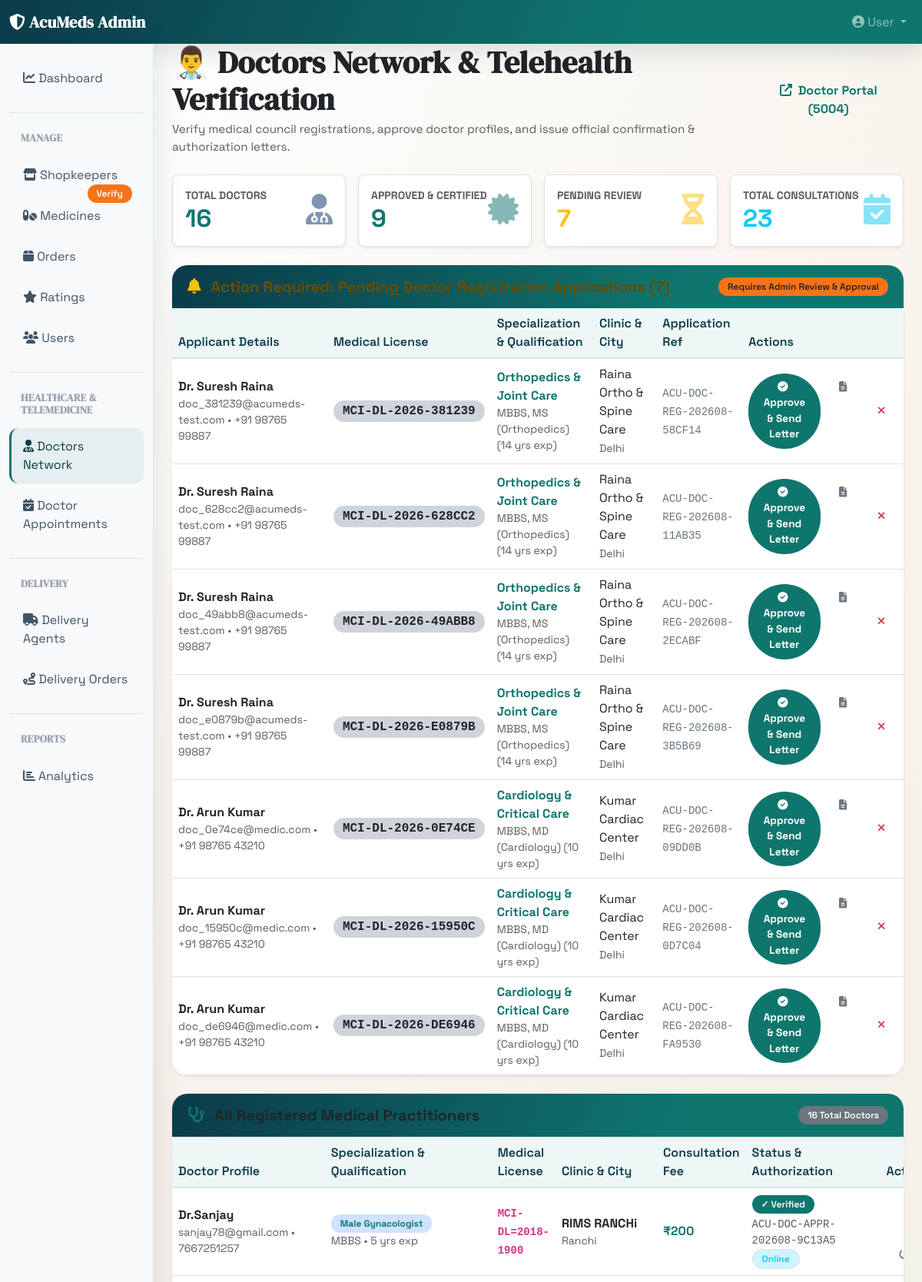
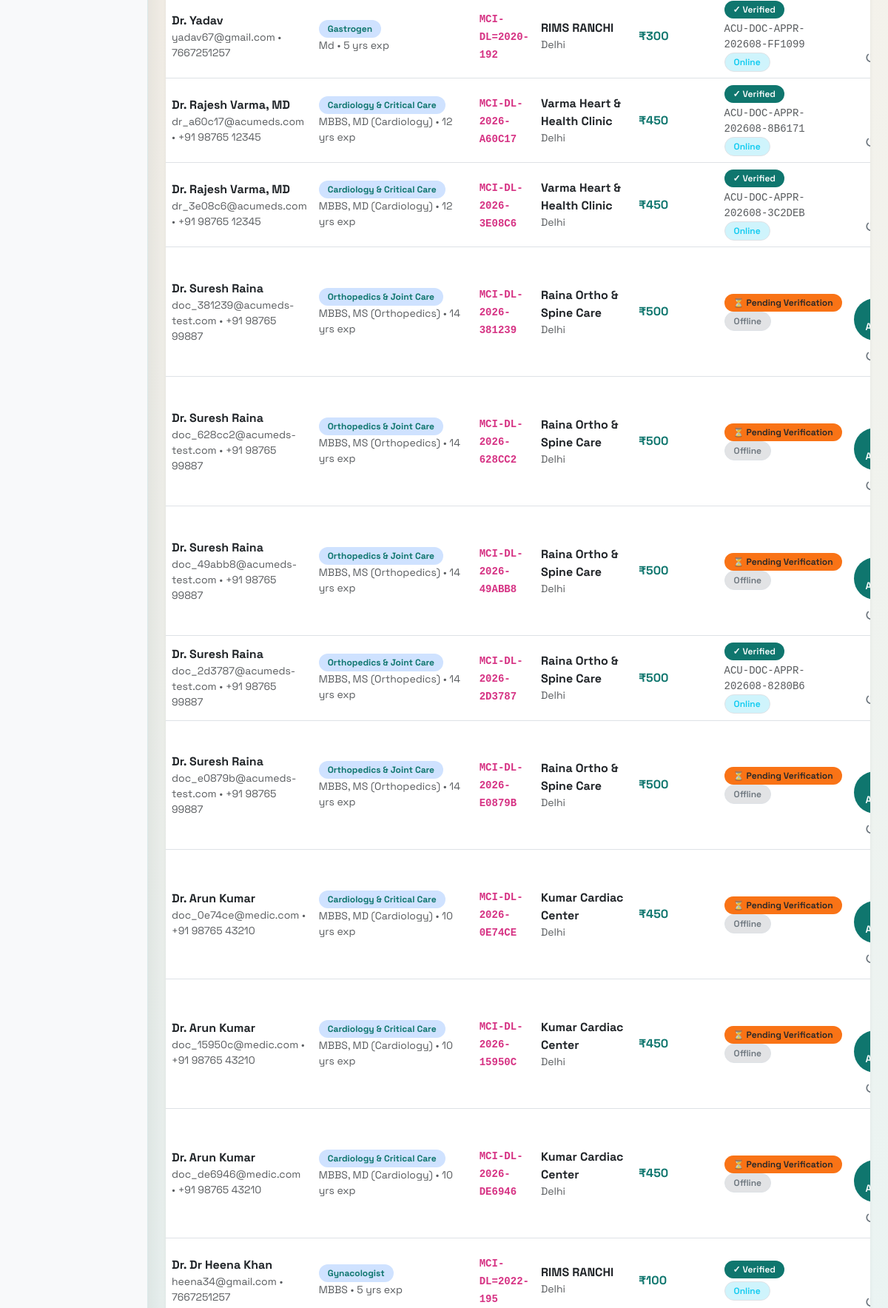
The page /doctors (signed in, upper part) on the database its author committed (2 pictures, top to bottom).
### app/models.py (models this page shows, shortened)
class Doctor(db.Model):
    __tablename__ = 'doctors'
    id = db.Column(db.Integer, primary_key=True)
    user_id = db.Column(db.Integer, db.ForeignKey('users.id'), nullable=False, unique=True)
    specialization = db.Column(db.String(120), nullable=False)
    qualification = db.Column(db.String(120), nullable=False)
    experience_years = db.Column(db.Integer, default=1)
    license_number = db.Column(db.String(80), nullable=False)
    clinic_name = db.Column(db.String(150))
    clinic_address = db.Column(db.Text)
    city = db.Column(db.String(80))
    consultation_fee = db.Column(db.Float, default=300.0)
    bio = db.Column(db.Text)
    rating = db.Column(db.Float, default=4.9)
    total_reviews = db.Column(db.Integer, default=0)
    is_verified = db.Column(db.Boolean, default=False)
    is_available = db.Column(db.Boolean, default=False)
    available_days = db.Column(db.String(100), default='Mon,Tue,Wed,Thu,Fri,Sat')
    available_time_start = db.Column(db.String(20), default='09:00 AM')
    available_time_end = db.Column(db.String(20), default='08:00 PM')
    avatar = db.Column(db.String(255), default='images/doctor-default.png')
    created_at = db.Column(db.DateTime, default=datetime.utcnow)
    verified_at = db.Column(db.DateTime, nullable=True)
    verification_notes = db.Column(db.Text, nullable=True)
    registration_ref = db.Column(db.String(100), nullable=True)
    approval_letter_ref = db.Column(db.String(100), nullable=True)
    rejection_reason = db.Column(db.Text, nullable=True)
    appointments = db.relationship('DoctorAppointment', backref='doctor', lazy=True, foreign_keys='DoctorAppointment.doctor_id', cascade='all, delete-orphan')
    prescriptions = db.relationship('DoctorPrescription', backref='doctor', lazy=True, foreign_keys='DoctorPrescription.doctor_id', cascade='all, delete-orphan')

class User(UserMixin, db.Model):
    __tablename__ = 'users'
    id = db.Column(db.Integer, primary_key=True)
    username = db.Column(db.String(80), unique=True, nullable=False)
    email = db.Column(db.String(120), unique=True, nullable=False)
    password_hash = db.Column(db.String(255), nullable=False)
    full_name = db.Column(db.String(120))
    phone = db.Column(db.String(20))
    address = db.Column(db.Text)
    city = db.Column(db.String(80))  # Location/city of user
    age = db.Column(db.Integer)
    gender = db.Column(db.String(20))
    role = db.Column(db.String(20), default='customer')
    created_at = db.Column(db.DateTime, default=datetime.utcnow)
    is_admin = db.Column(db.Boolean, default=False)
    is_active = db.Column(db.Boolean, default=True)
    orders = db.relationship('Order', backref='user', lazy=True, cascade='all, delete-orphan')
    cart_items = db.relationship('CartItem', backref='user', lazy=True, cascade='all, delete-orphan')
    prescriptions = db.relationship('Prescription', backref='user', lazy=True, cascade='all, delete-orphan')
    recommendations = db.relationship('Recommendation', backref='user', lazy=True, cascade='all, delete-orphan')
    shopkeeper = db.relationship('Shopkeeper', backref='user', uselist=False, cascade='all, delete-orphan')
    delivery_agent = db.relationship('DeliveryAgent', backref='user', uselist=False, cascade='all, delete-orphan')
    doctor = db.relationship('Doctor', backref='user', uselist=False, cascade='all, delete-orphan')
    patient_appointments = db.relationship('DoctorAppointment', backref='patient', lazy=True, foreign_keys='DoctorAppointment.patient_id', cascade='all, delete-orphan')
    patient_prescriptions = db.relationship('DoctorPrescription', backref='patient', lazy=True, foreign_keys='DoctorPrescription.patient_id', cascade='all, delete-orphan')
    notifications = db.relationship('Notification', backref='user', lazy=True, cascade='all, delete-orphan')
    ratings = db.relationship('MedicineRating', backref='user', lazy=True, cascade='all, delete-orphan')

### app/routes.py (the view)
@dashboard_bp.route('/doctors')
@admin_required
def manage_doctors():
    doctors = Doctor.query.order_by(Doctor.created_at.desc()).all()
    pending = [d for d in doctors if not d.is_verified]
    approved = [d for d in doctors if d.is_verified]
    total_appointments = DoctorAppointment.query.count()
    return render_template(
        'dashboard/doctors.html',
        doctors=doctors,
        pending_doctors=pending,
        approved_doctors=approved,
        total_appointments=total_appointments
    )

### templates/dashboard/doctors.html (shortened to what this page needs)
{% extends "base.html" %}
{% block content %}
<div class="page-header d-flex justify-content-between align-items-center mb-4">
  <div>
    <h1 class="fw-bold text-dark mb-1">👨‍⚕️ Doctors Network & Telehealth Verification</h1>
    <p class="text-muted mb-0">Verify medical council registrations, approve doctor profiles, and issue official confirmation & authorization letters.</p>
  </div>
  <div class="d-flex gap-2">
    <a href="http://localhost:5004" target="_blank" class="btn btn-outline-primary fw-bold">
      <i class="fas fa-external-link-alt me-1"></i> Doctor Portal (5004)
    </a>
  </div>
</div>
<div class="row g-3 mb-4">
  <div class="col-md-3">
    <div class="stat-card primary shadow-sm p-3 rounded-3 bg-white border">
      <div class="d-flex justify-content-between align-items-center">
        <div>
          <div class="text-muted small text-uppercase fw-bold">Total Doctors</div>
          <div class="h2 fw-bold text-primary mb-0">{{ doctors|length }}</div>
        </div>
        <div class="stat-icon fs-1 text-primary-emphasis opacity-50"><i class="fas fa-user-md"></i></div>
      </div>
    </div>
  </div>
  <div class="col-md-3">
    <div class="stat-card success shadow-sm p-3 rounded-3 bg-white border">
      <div class="d-flex justify-content-between align-items-center">
        <div>
          <div class="text-muted small text-uppercase fw-bold">Approved & Certified</div>
          <div class="h2 fw-bold text-success mb-0">{{ approved_doctors|length }}</div>
        </div>
        <div class="stat-icon fs-1 text-success opacity-50"><i class="fas fa-certificate"></i></div>
      </div>
    </div>
  </div>
  <div class="col-md-3">
    <div class="stat-card warning shadow-sm p-3 rounded-3 bg-white border">
      <div class="d-flex justify-content-between align-items-center">
        <div>
          <div class="text-muted small text-uppercase fw-bold">Pending Review</div>
          <div class="h2 fw-bold text-warning mb-0">{{ pending_doctors|length }}</div>
        </div>
        <div class="stat-icon fs-1 text-warning opacity-50"><i class="fas fa-hourglass-half"></i></div>
      </div>
    </div>
  </div>
  <div class="col-md-3">
    <div class="stat-card info shadow-sm p-3 rounded-3 bg-white border">
      <div class="d-flex justify-content-between align-items-center">
        <div>
          <div class="text-muted small text-uppercase fw-bold">Total Consultations</div>
          <div class="h2 fw-bold text-info mb-0">{{ total_appointments }}</div>
        </div>
        <div class="stat-icon fs-1 text-info opacity-50"><i class="fas fa-calendar-check"></i></div>
      </div>
    </div>
  </div>
</div>
{% if pending_doctors %}
<div class="card border-warning shadow-sm mb-4">
  <div class="card-header bg-warning-subtle text-warning-emphasis d-flex justify-content-between align-items-center py-3">
    <h5 class="mb-0 fw-bold">
      <i class="fas fa-bell me-2 text-warning"></i> Action Required: Pending Doctor Registration Applications ({{ pending_doctors|length }})
    </h5>
    <span class="badge bg-warning text-dark">Requires Admin Review & Approval</span>
  </div>
  <div class="card-body p-0">
    <div class="table-responsive">
      <table class="table table-hover align-middle mb-0">
        <thead class="table-light">
          <tr>
            <th>Applicant Details</th>
            <th>Medical License</th>
            <th>Specialization & Qualification</th>
            <th>Clinic & City</th>
            <th>Application Ref</th>
            <th>Actions</th>
          </tr>
        </thead>
        <tbody>
          {% for doc in pending_doctors %}
          <tr>
            <td>
              <div class="fw-bold">{{ doc.user.full_name or doc.user.username }}</div>
              <div class="text-muted small">{{ doc.user.email }} • {{ doc.user.phone or 'No phone' }}</div>
            </td>
            <td>
              <span class="badge bg-dark-subtle text-dark font-monospace fs-6">{{ doc.license_number }}</span>
            </td>
            <td>
              <strong class="text-primary">{{ doc.specialization }}</strong>
              <div class="text-muted small">{{ doc.qualification }} ({{ doc.experience_years }} yrs exp)</div>
            </td>
            <td>
              <div>{{ doc.clinic_name or 'Clinic' }}</div>
              <small class="text-muted">{{ doc.city or 'Delhi' }}</small>
            </td>
            <td>
              <code class="text-secondary small">{{ doc.registration_ref or ('ACU-DOC-REG-' ~ doc.id) }}</code>
            </td>
            <td>
              <div class="d-flex gap-2">
                <button type="button" class="btn btn-sm btn-success fw-bold" data-bs-toggle="modal" data-bs-target="#approveModal{{ doc.id }}">
                  <i class="fas fa-check-circle me-1"></i> Approve & Send Letter
                </button>
                <a href="{{ url_for('dashboard.doctor_letter', doctor_id=doc.id) }}" target="_blank" class="btn btn-sm btn-outline-secondary" title="View Application Letter">
                  <i class="fas fa-file-alt"></i>
                </a>
                <button type="button" class="btn btn-sm btn-outline-danger" data-bs-toggle="modal" data-bs-target="#rejectModal{{ doc.id }}" title="Request Revision">
                  <i class="fas fa-times"></i>
                </button>
              </div>
            </td>
          </tr>
          {% endfor %}
        </tbody>
      </table>
    </div>
  </div>
</div>
{% endif %}
<div class="card shadow-sm border-0">
  <div class="card-header bg-white py-3 d-flex justify-content-between align-items-center border-bottom">
    <h5 class="mb-0 fw-bold text-dark"><i class="fas fa-stethoscope me-2 text-primary"></i> All Registered Medical Practitioners</h5>
    <span class="badge bg-secondary">{{ doctors|length }} Total Doctors</span>
  </div>
  <div class="card-body p-0">
    <div class="table-responsive">
      <table class="table table-hover align-middle mb-0">
        <thead class="table-light">
          <tr>
            <th>Doctor Profile</th>
            <th>Specialization & Qualification</th>
            <th>Medical License</th>
            <th>Clinic & City</th>
            <th>Consultation Fee</th>
            <th>Status & Authorization</th>
            <th>Actions</th>
          </tr>
        </thead>
        <tbody>
          {% if doctors %}
            {% for doc in doctors %}
              <tr>
                <td>
                  <div class="fw-bold text-dark">{{ doc.user.full_name or doc.user.username }}</div>
                  <div class="text-muted small">{{ doc.user.email }} • {{ doc.user.phone or 'N/A' }}</div>
                </td>
                <td>
                  <span class="badge bg-primary-subtle text-primary fw-bold">{{ doc.specialization }}</span>
                  <div class="text-muted small">{{ doc.qualification }} • {{ doc.experience_years }} yrs exp</div>
                </td>
                <td>
                  <code class="fw-bold">{{ doc.license_number }}</code>
                </td>
                <td>
                  <strong>{{ doc.clinic_name or 'AcuMeds Clinic' }}</strong>
                  <div class="text-muted small">{{ doc.city or 'Delhi' }}</div>
                </td>
                <td>
                  <strong class="text-success">₹{{ "%.0f"|format(doc.consultation_fee) }}</strong>
                </td>
                <td>
                  {% if doc.is_verified %}
                    <span class="badge bg-success mb-1">✓ Verified</span>
                    {% if doc.approval_letter_ref %}
                      <div class="small text-muted font-monospace">{{ doc.approval_letter_ref }}</div>
                    {% endif %}
                  {% else %}
                    <span class="badge bg-warning text-dark">⏳ Pending Verification</span>
                  {% endif %}
                  <div>
                    {% if doc.is_available %}
                      <span class="badge bg-info-subtle text-info border">Online</span>
                    {% else %}
                      <span class="badge bg-secondary-subtle text-secondary border">Offline</span>
                    {% endif %}
                  </div>
                </td>
                <td>
                  <div class="d-flex gap-1 flex-wrap">
                    <a href="{{ url_for('dashboard.doctor_letter', doctor_id=doc.id) }}" target="_blank" class="btn btn-sm btn-outline-primary" title="View Official Confirmation / Approval Letter">
                    </a>
                    {% if not doc.is_verified %}
                      <button type="button" class="btn btn-sm btn-success" data-bs-toggle="modal" data-bs-target="#approveModalTable{{ doc.id }}" title="Approve Doctor">
                         Approve
                      </button>
                    {% endif %}
                    <form method="POST" action="{{ url_for('dashboard.toggle_doctor_availability', doctor_id=doc.id) }}" class="d-inline">
                      <button type="submit" class="btn btn-sm btn-outline-secondary" title="Toggle Doctor Availability">
                        <i class="fas fa-power-off"></i>
                      </button>
                    </form>
                  </div>
                </td>
              </tr>
            {% endfor %}
          {% else %}
            <tr>
              <td colspan="7" class="text-center py-4 text-muted">No doctors registered in the database yet.</td>
            </tr>
          {% endif %}
        </tbody>
      </table>
    </div>
  </div>
</div>
{% endblock %}

### rows shown on the page
Doctor: user "Dr. Suresh Raina", user.email "doc_381239@acumeds-test.com", user "+91 98765 99887", license_number "MCI-DL-2026-381239", specialization "Orthopedics & Joint Care", qualification "MBBS, MS (Orthopedics)", experience_years "14", clinic_name "Raina Ortho & Spine Care", city "Delhi", registration_ref "ACU-DOC-REG-202608-58CF14", consultation_fee "500", is_verified "⏳ Pending Verification", is_available "Offline"
Doctor: user "Dr. Suresh Raina", user.email "doc_628cc2@acumeds-test.com", user "+91 98765 99887", license_number "MCI-DL-2026-628CC2", specialization "Orthopedics & Joint Care", qualification "MBBS, MS (Orthopedics)", experience_years "14", clinic_name "Raina Ortho & Spine Care", city "Delhi", registration_ref "ACU-DOC-REG-202608-11AB35", consultation_fee "500", is_verified "⏳ Pending Verification", is_available "Offline"
Doctor: user "Dr. Suresh Raina", user.email "doc_49abb8@acumeds-test.com", user "+91 98765 99887", license_number "MCI-DL-2026-49ABB8", specialization "Orthopedics & Joint Care", qualification "MBBS, MS (Orthopedics)", experience_years "14", clinic_name "Raina Ortho & Spine Care", city "Delhi", registration_ref "ACU-DOC-REG-202608-2ECABF", consultation_fee "500", is_verified "⏳ Pending Verification", is_available "Offline"
Doctor: user "Dr. Suresh Raina", user.email "doc_e0879b@acumeds-test.com", user "+91 98765 99887", license_number "MCI-DL-2026-E0879B", specialization "Orthopedics & Joint Care", qualification "MBBS, MS (Orthopedics)", experience_years "14", clinic_name "Raina Ortho & Spine Care", city "Delhi", registration_ref "ACU-DOC-REG-202608-3B5B69", consultation_fee "500", is_verified "⏳ Pending Verification", is_available "Offline"
Doctor: user "Dr. Arun Kumar", user.email "doc_0e74ce@medic.com", user "+91 98765 43210", license_number "MCI-DL-2026-0E74CE", specialization "Cardiology & Critical Care", qualification "MBBS, MD (Cardiology)", experience_years "10", clinic_name "Kumar Cardiac Center", city "Delhi", registration_ref "ACU-DOC-REG-202608-09DD0B", consultation_fee "450", is_verified "⏳ Pending Verification", is_available "Offline"
Doctor: user "Dr. Arun Kumar", user.email "doc_15950c@medic.com", user "+91 98765 43210", license_number "MCI-DL-2026-15950C", specialization "Cardiology & Critical Care", qualification "MBBS, MD (Cardiology)", experience_years "10", clinic_name "Kumar Cardiac Center", city "Delhi", registration_ref "ACU-DOC-REG-202608-0D7C04", consultation_fee "450", is_verified "⏳ Pending Verification", is_available "Offline"
Doctor: user "Dr. Arun Kumar", user.email "doc_de6946@medic.com", user "+91 98765 43210", license_number "MCI-DL-2026-DE6946", specialization "Cardiology & Critical Care", qualification "MBBS, MD (Cardiology)", experience_years "10", clinic_name "Kumar Cardiac Center", city "Delhi", registration_ref "ACU-DOC-REG-202608-FA9530", consultation_fee "450", is_verified "⏳ Pending Verification", is_available "Offline"
Doctor: user "Dr.Sanjay", user.email "sanjay78@gmail.com", user "7667251257", specialization "Male Gynacologist", qualification "MBBS", experience_years "5", license_number "MCI-DL=2018-1900", clinic_name "RIMS RANCHi", city "Ranchi", consultation_fee "200", approval_letter_ref "ACU-DOC-APPR-202608-9C13A5", is_available "Online"
Doctor: user "Dr. Yadav", user.email "yadav67@gmail.com", user "7667251257", specialization "Gastrogen", qualification "Md", experience_years "5", license_number "MCI-DL=2020-192", clinic_name "RIMS RANCHI", city "Delhi", consultation_fee "300", approval_letter_ref "ACU-DOC-APPR-202608-FF1099", is_available "Online"
Doctor: user "Dr. Rajesh Varma, MD", user.email "dr_a60c17@acumeds.com", user "+91 98765 12345", specialization "Cardiology & Critical Care", qualification "MBBS, MD (Cardiology)", experience_years "12", license_number "MCI-DL-2026-A60C17", clinic_name "Varma Heart & Health Clinic", city "Delhi", consultation_fee "450", approval_letter_ref "ACU-DOC-APPR-202608-8B6171", is_available "Online"
Doctor: user "Dr. Rajesh Varma, MD", user.email "dr_3e08c6@acumeds.com", user "+91 98765 12345", specialization "Cardiology & Critical Care", qualification "MBBS, MD (Cardiology)", experience_years "12", license_number "MCI-DL-2026-3E08C6", clinic_name "Varma Heart & Health Clinic", city "Delhi", consultation_fee "450", approval_letter_ref "ACU-DOC-APPR-202608-3C2DEB", is_available "Online"
Doctor: user "Dr. Suresh Raina", user.email "doc_2d3787@acumeds-test.com", user "+91 98765 99887", specialization "Orthopedics & Joint Care", qualification "MBBS, MS (Orthopedics)", experience_years "14", license_number "MCI-DL-2026-2D3787", clinic_name "Raina Ortho & Spine Care", city "Delhi", consultation_fee "500", approval_letter_ref "ACU-DOC-APPR-202608-8280B6", is_available "Online"
Doctor: user "Dr. Dr Heena Khan", user.email "heena34@gmail.com", user "7667251257", specialization "Gynacologist", qualification "MBBS", experience_years "5", license_number "MCI-DL=2022-195", clinic_name "RIMS RANCHI", city "Delhi", consultation_fee "100", is_verified "✓ Verified", is_available "Online"

### other values the page prints
{{ "User" }} "User"
{{ doctors|length }} "16"
{{ approved_doctors|length }} "9"
{{ pending_doctors|length }} "7"
{{ total_appointments }} "23"
